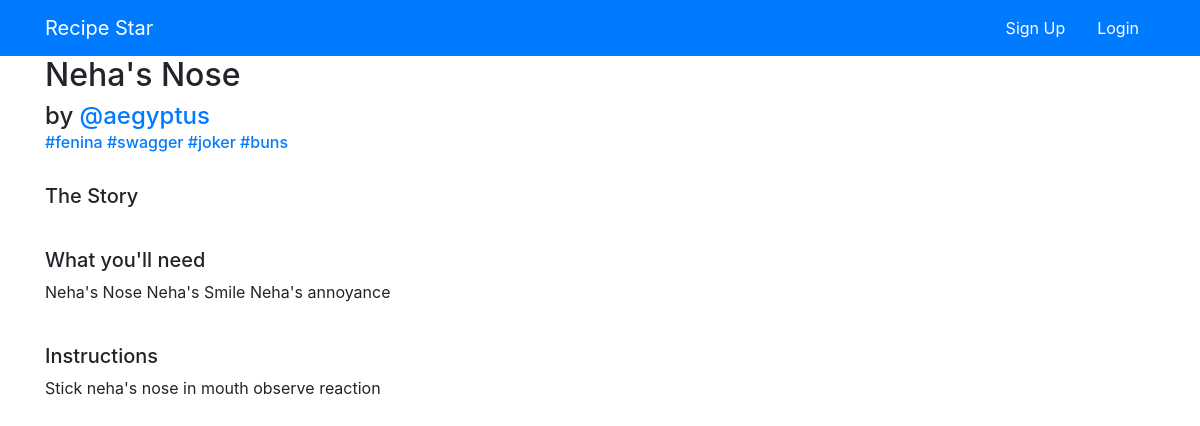
/recipies/5/, run on the app's committed database.
### recipies/models.py (models this page shows, shortened)
class Recipe(models.Model):
    user = models.ForeignKey(auth.models.User, on_delete=models.CASCADE, related_name='recipes')
    name = models.CharField(max_length=100)
    instructions = models.TextField()
    ingredients = models.TextField()
    created_at = models.DateTimeField(auto_now=True)
    about = models.TextField(blank=True, default='')
    cuisine = TaggableManager()
    pic = models.ImageField(upload_to='images', null=True, blank=True)
    class Meta:
        ordering = ['-created_at']

### recipies/views.py (the view)
# urls.py: path('<int:pk>/', views.RecipeView.as_view(), name='detailview'),
class RecipeView(generic.DetailView, SelectRelatedMixin):
    model = models.Recipe
    select_related = ('user')
    template_name = 'recipies/single_recipe.html'

### recipies/templatetags/app_filters.py (called while the page is built)
def htfy(value):
    if str(value)[0]=='#':
        return value
    else:
        return '#'+str(value)

### recipies/templates/recipies/single_recipe.html (shortened to what this page needs)
{% extends 'base.html' %}
{% load app_filters %}
{% block content %}
<div class="content">
  <h2>{{ recipe.name }}</h2>
  <h4>by
    <a href="{% url 'accounts:by_recipe' username=recipe.user.username}">
    @{{recipe.user.username}}</a></h4>
    <h6 class='card-subtitle mb-2 text-muted'>
      {% for tags in recipe.cuisine.names %}
      <a href="#">{{tags|htfy}}</a>
    </h6>
  <br>
  <h5>The Story</h5>
  <br>
  <h5>What you'll need</h5>
  <p>{{ recipe.ingredients }}</p>
  <br>
  <h5>Instructions</h5>
  <p>{{ recipe.instructions }}</p>
</div>
{% endblock %}

### templates/base.html (shortened to what this page needs)
<!DOCTYPE html>
<html>
  <head>
    <link rel="stylesheet" href="https://maxcdn.bootstrapcdn.com/bootstrap/4.0.0/css/bootstrap.min.css">
  </head>
  <body>
    <nav class='navbar navbar-light bg-primary text-white navbar-fixed-top' role='navigation' id='navbar'>
      <div class="container text-white">
        <a class='navbar-brand mynav text-white'
        href="{% url 'home' %}">Recipe Star</a>
        <ul class='nav navbar-light'>
        {% if user.is_authenticated %}
        <li class='nav-item'>
          <a class='nav-link text-white' href="{% url 'recipies:by_recipe' username=user.username %}">
          <div class="row">
            <strong>
             <p>@{{user.username}}</p>
           </strong>
          </div>
        </a>
        </li>
        <li class='nav-item'> <a class='nav-link text-white' href="{% url 'recipies:create' %}">New Recipe</a> </li>
        <li class='nav-item'> <a class='nav-link text-white' href="{% url 'recipies:by_recipe' username=user.username %}">My Profile</a> </li>
        <li class='nav-item'> <a class='nav-link text-white' href="{% url 'accounts:logout' %}">Logout</a> </li>
        {% else %}
        <li class='nav-item'> <a class='nav-link text-white' href="{% url 'accounts:signup' %}">Sign Up</a> </li>
        <li class='nav-item'> <a class='nav-link text-white' href="{% url 'accounts:login' %}">Login</a> </li>
        {% endif %}
      </ul>
      </div>
    </nav>
    <div class="container">
      {% block content %}
      {% endblock %}
    </div>
  </body>
</html>

### data on the page
Recipe: name "Neha's Nose", user.username "aegyptus", ingredients "Neha's Nose Neha's Smile Neha's annoyance", instructions "Stick neha's nose in mouth observe reaction"
Tag: name "#fenina"
Tag: name "#swagger"
Tag: name "#joker"

### other printed values
{{ tags|htfy }} "#buns"
